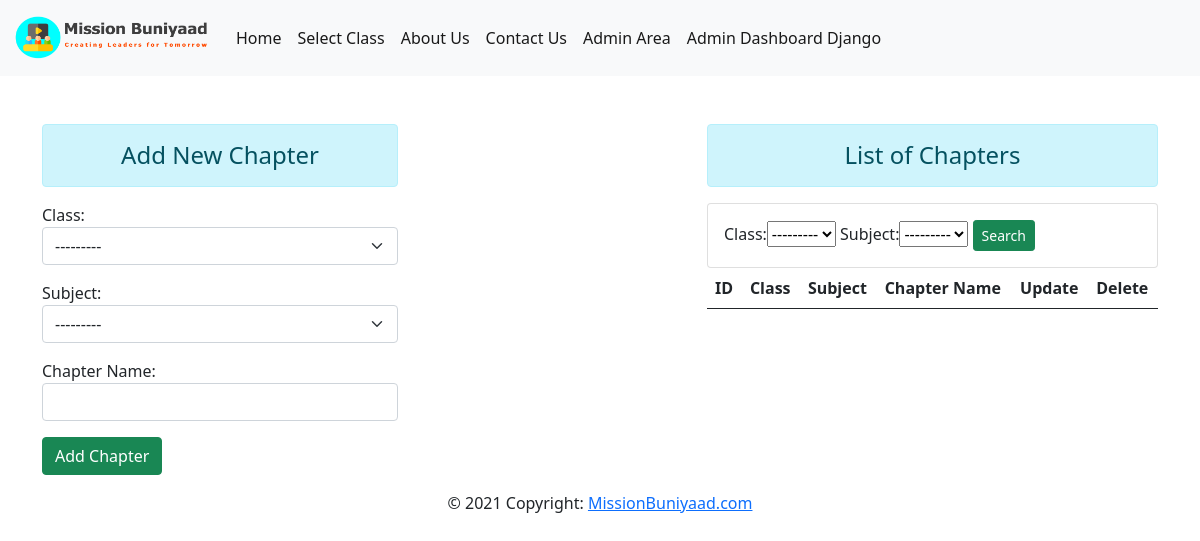
/addchapter, run on an earlier commit of the app's database.
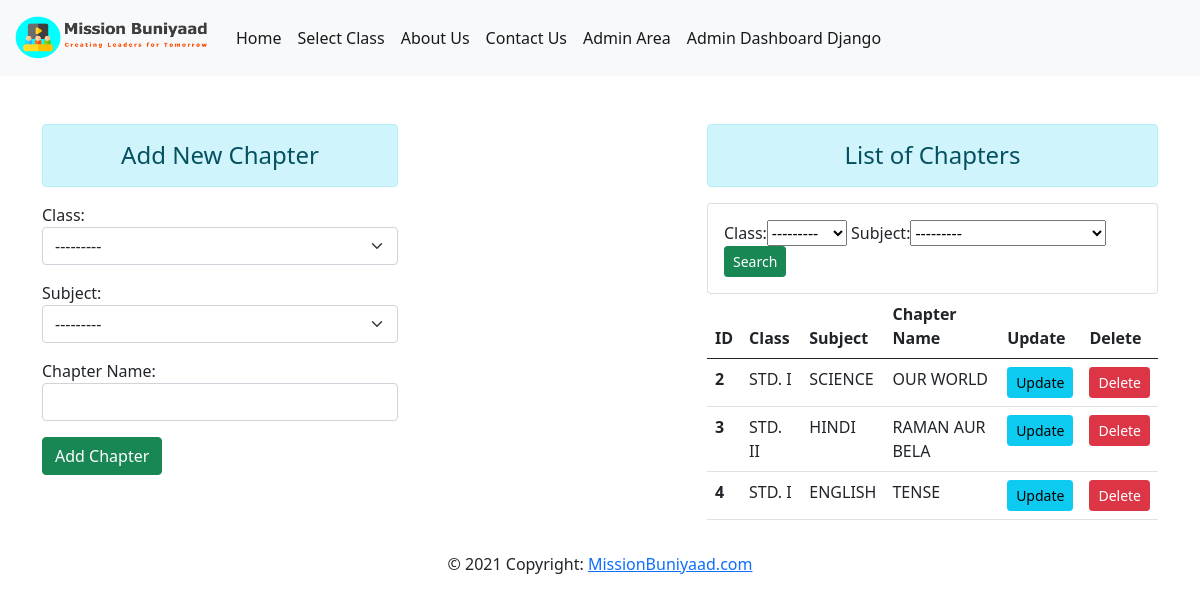
And on a later commit of the database.
### home/models.py (models this page shows, shortened)
class Chapter(models.Model):
    classname = models.ForeignKey(Standard,verbose_name='Class',on_delete=models.CASCADE)
    subjectname = models.ForeignKey(Subject,verbose_name='Subject',on_delete=models.CASCADE)
    chname = models.CharField('Chapter Name',max_length=50)

class Standard(models.Model):
    name = models.CharField(max_length=20)
    def __str__(self):
        return self.name

class Subject(models.Model):
    name = models.CharField(max_length=20)
    def __str__(self):
        return self.name

### home/views.py (the view)
# urls.py: path('addchapter',views.addChapter, name="addchapter" ),
def addChapter(request):
    form = AddChapterForm()
    if request.method=='POST':
        form = AddChapterForm(request.POST)
        if form.is_valid:
            form.save()
        form = AddChapterForm()
    chapter = Chapter.objects.all()
    myFilter = ChapterFilter(request.GET,queryset=chapter)
    chapter = myFilter.qs
    context = {'form':form,'chapter':chapter,'myFilter':myFilter}
    return render(request,'addchapter.html',context)

### home/forms.py
class AddChapterForm(forms.ModelForm):
    class Meta:
        model = Chapter
        fields = ['classname','subjectname','chname']
        widgets = {
            'classname' : forms.Select(attrs={'class':'form-select'}),
            'subjectname' : forms.Select(attrs={'class':'form-select'}),
            'chname' : forms.TextInput(attrs={'class':'form-control'}),
            }

### home/templates/addchapter.html (shortened to what this page needs)
{% extends 'base.html' %}
{% block content%}
    <div class="row">
       <div class="col-sm-4">
        <h4 class="text-center alert alert-info">Add New Chapter</h4>
        <form action="" id='chapterForm' method="POST", subject-url="{% url 'ajax_load_subject' %}">
            {{form.as_p}}
            <input type="submit" class = "btn btn-success" value="Add Chapter">
        </form>
       </div>
    <div class="col-sm-5 offset-3">
            <h4 class="text-center alert alert-info">List of Chapters</h4>
            <div class="card">
                <div class="card-body">
                    <form action="" method="GET" class="form-inline">
                    <div class="form-group">
                        {{myFilter.form}}
                        <input type="submit" class = "btn btn-success btn-sm" value="Search">
                    </div>
                    </form>
                </div>
                </div>
            <table class="table table-hover">
                <thead>
                    <tr>
                    <th scope="col">ID</th>
                    <th scope="col">Class</th>
                    <th scope="col">Subject</th>
                    <th scope="col">Chapter Name</th>
                    <th scope="col">Update</th>
                    <th scope="col">Delete</th>
                    </tr>
                </thead>
                <tbody>
                    {% for ch in chapter %}
                        <tr>
                        <th scope="row">{{ch.id}}</th>
                        <td>{{ch.classname}}</td>
                        <td>{{ch.subjectname}}</td>
                        <td>{{ch.chname}}</td>
                        <td> <a href="{% url 'updatechapter' ch.id %}" class="btn btn-info btn-sm">Update</a> </td>
                        <td> <a href="{% url 'deletechapter' ch.id %}" class="btn btn-danger btn-sm">Delete</a> </td>
                        </tr>
                    {% endfor %}
                </tbody>
            </table>
        </div>
{% endblock %}

What changed in the data, as far as the page shows it:
added Chapter: id "2", classname "STD. I", subjectname "SCIENCE", chname "OUR WORLD"
added Chapter: id "3", classname "STD. II", subjectname "HINDI", chname "RAMAN AUR BELA"
added Chapter: id "4", classname "STD. I", subjectname "ENGLISH", chname "TENSE"
